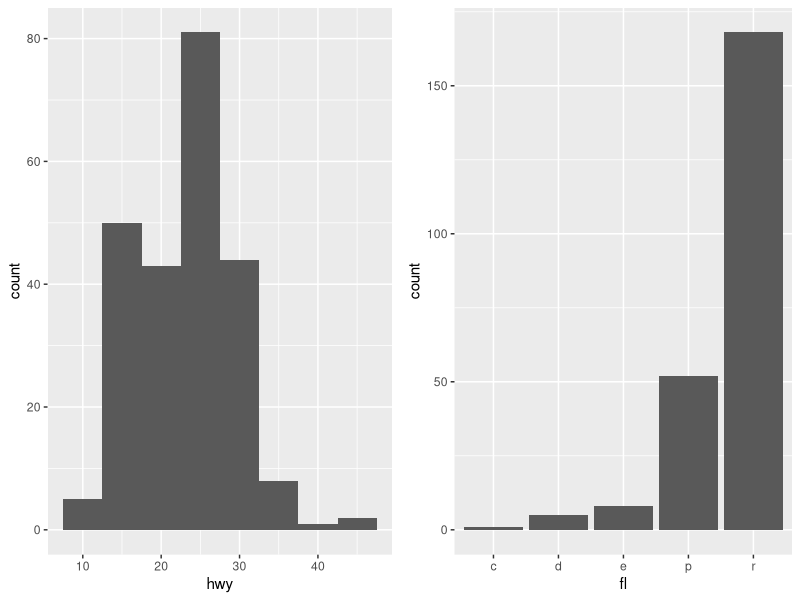

Write R code to recreate this figure. (Note: this script raises an error after producing the figure.)
library(ggplot2)
library(cowplot)

# Examples from the ggplot2 cheatsheet
# https://www.rstudio.com/wp-content/uploads/2015/03/ggplot2-cheatsheet.pdf
continuous <- ggplot(mpg, aes(hwy)) +
    geom_histogram(binwidth = 5)
discrete <- ggplot(mpg, aes(fl)) +
    geom_bar()

plotlist <- list(
    continuous = continuous,
    discrete = discrete
)

# Plotting example using the plotlist with cowplot
plot_grid(plotlist = plotlist)

save(plotlist, file = "~/Desktop/plotlist.rda", compress = "xz")

